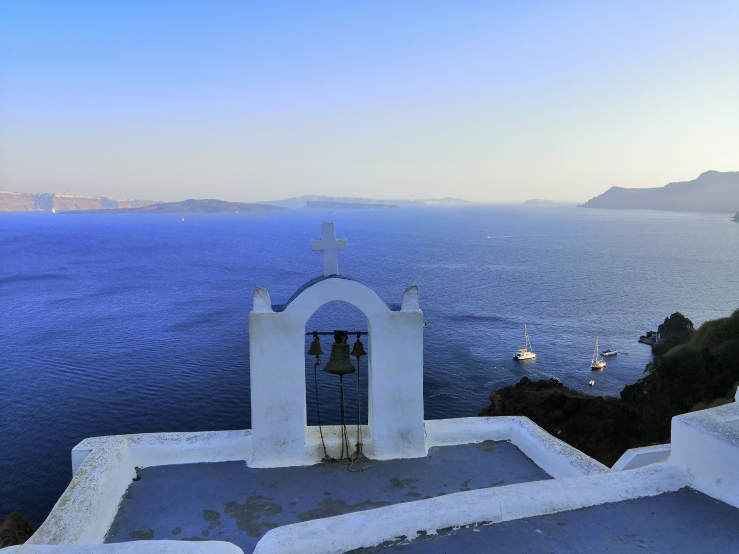
#> input picture g2.jpg, 1477 x 1108 px, found by its file name (shown at 1/2 size)
$ python test.py   (older library calls are emulated)
#> lines starting #> are read from the running program, lines starting #| are printed output that depends on the picture; after the words box and inside, x2 and y2 are one past the last pixel; in counts of white or black regions, pixels touching at a corner belong together
import cv2
import numpy as np

img = cv2.imread('C:\\Users\\user\\pythontmp\\g2.jpg')
#> img is the input picture: shape (1108, 1477, 3); mean B, G, R 181.5, 142.2, 121.9
img = cv2.resize(img, (512, 392), interpolation=cv2.INTER_AREA)
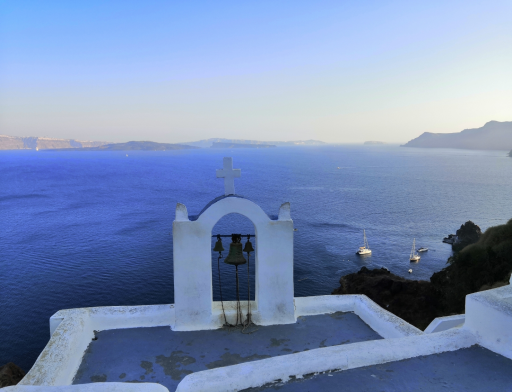
#> img: shape (392, 512, 3); mean B, G, R 181.5, 142.2, 121.9
gray = cv2.cvtColor(img,cv2.COLOR_BGR2GRAY)
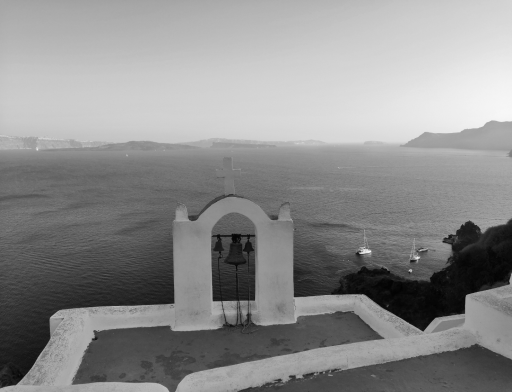
#> gray: shape (392, 512); min 1, max 247, mean 140.6
edges = cv2.Canny(gray,50,150,apertureSize = 3)
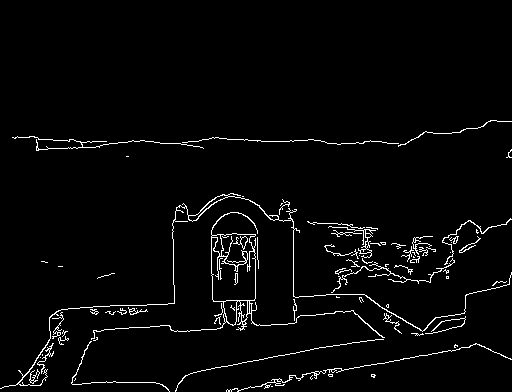
#> edges: shape (392, 512); 2.9% white in thin lines or dots, all inside (x1, y1, x2, y2) = (0, 120, 512, 392)
minLineLength = 100
maxLineGap = 10
lines = cv2.HoughLinesP(edges,1,np.pi/180,100,minLineLength,maxLineGap)
#> lines = [[197, 371, 214, 368], [344, 369, 363, 366], [254, 360, 267, 358], [126, 305, 144, 305], [261, 141, 289, 141], [236, 300, 254, 300], [304, 315, 315, 315]]
for x1,y1,x2,y2 in lines[0]:
    cv2.line(img,(x1,y1),(x2,y2),(255,255,255),3)
#> this loop made 1 pass
#> img: shape (392, 512, 3); 0.05% of pixels changed, all inside (x1, y1, x2, y2) = (195, 366, 217, 374)

cv2.imshow("d",img)
cv2.imwrite('houghlines5.jpg',img)
cv2.waitKey(0)
# [147 lines of commented-out code are left out]

$ run again, with g1.jpg copied over g2.jpg
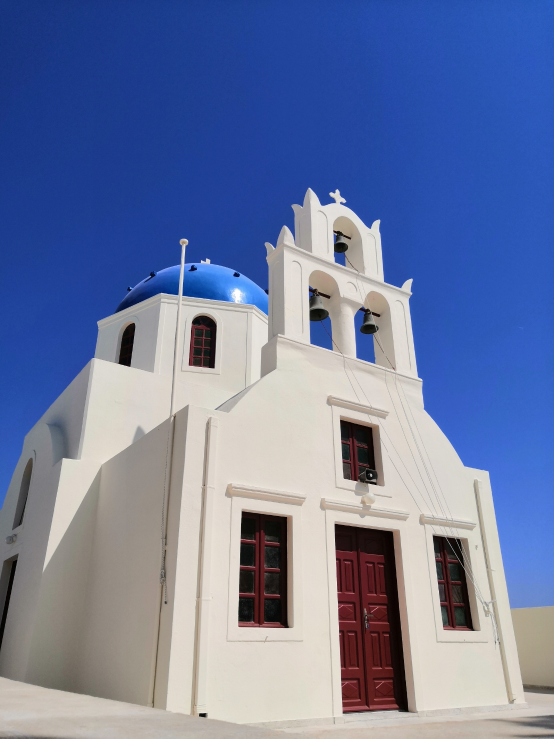
#> input picture g1.jpg, 1108 x 1477 px, found by its file name (shown at 1/2 size)
#> img is the input picture: shape (1477, 1108, 3); mean B, G, R 161.4, 122.5, 109
#> `gray = cv2.cvtColor(img,cv2.COLOR_BGR2GRAY)`:
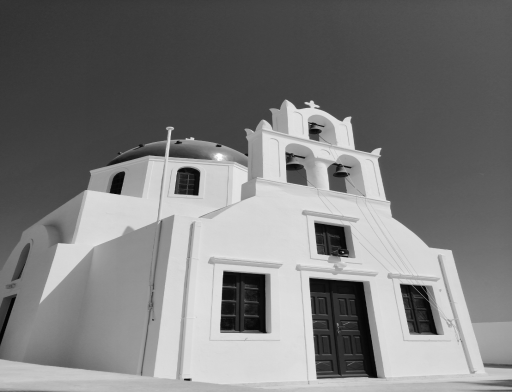
#> gray: shape (392, 512); min 3, max 254, mean 122.9
#> `edges = cv2.Canny(gray,50,150,apertureSize = 3)`:
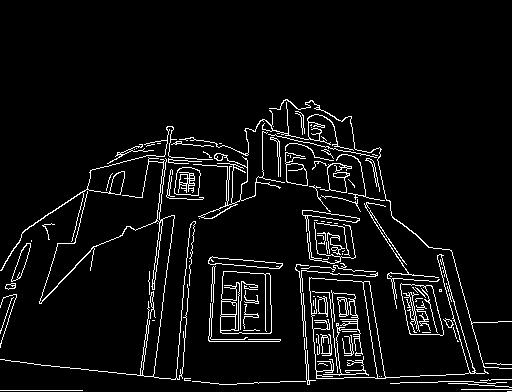
#> edges: shape (392, 512); 5.6% white in thin lines or dots, all inside (x1, y1, x2, y2) = (0, 99, 512, 392)
#> lines = 21 rows, first 6: [144, 361, 145, 348], [301, 270, 332, 273], [2, 390, 30, 390], [160, 205, 163, 177], [391, 273, 434, 276], [154, 373, 156, 351]
#> the loop `for x1,y1,x2,y2 in lines[0]:` made 1 pass
